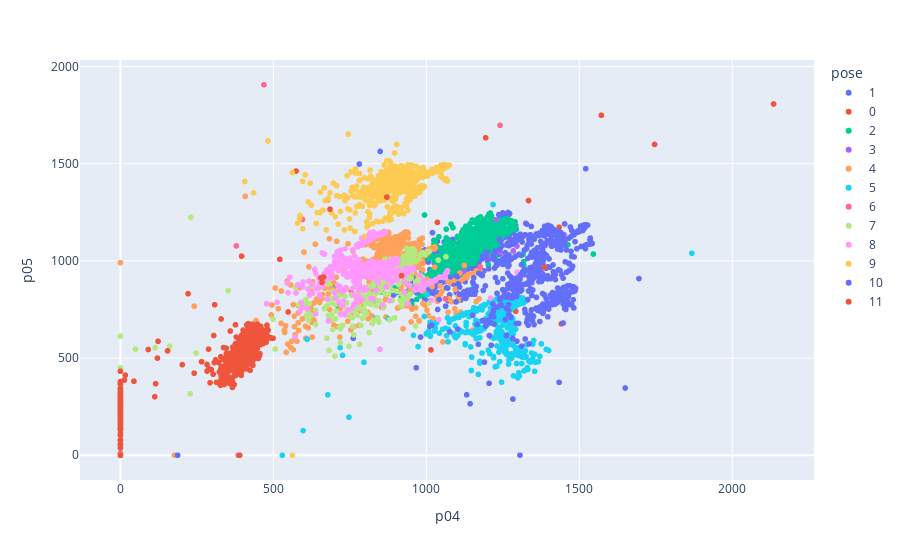

Notebook code for this chart:
### Code cell
df_poses_cat_vanessa['pose'] = df_poses_cat_vanessa['pose'].astype('category')
px.scatter(df_poses_cat_vanessa, x='p04', y='p05', color='pose')

### Figure 1 — Plotly figure (JSON) as saved in the notebook; plotly's stock layout.template omitted (floating-point values rounded to 4 significant figures; data arrays with more than 128 entries replaced by an {"elided": "..."} marker saying what was removed)
{"data": [{"hovertemplate": "pose=1<br>p04=%{x}<br>p05=%{y}<extra></extra>", "legendgroup": "1", "marker": {"color": "#636efa", "symbol": "circle"}, "mode": "markers", "name": "1", "showlegend": true, "type": "scattergl", "x": {"elided": "630 int values"}, "xaxis": "x", "y": {"elided": "630 int values"}, "yaxis": "y"}, {"hovertemplate": "pose=0<br>p04=%{x}<br>p05=%{y}<extra></extra>", "legendgroup": "0", "marker": {"color": "#EF553B", "symbol": "circle"}, "mode": "markers", "name": "0", "showlegend": true, "type": "scattergl", "x": {"elided": "814 int values"}, "xaxis": "x", "y": {"elided": "814 int values"}, "yaxis": "y"}, {"hovertemplate": "pose=2<br>p04=%{x}<br>p05=%{y}<extra></extra>", "legendgroup": "2", "marker": {"color": "#00cc96", "symbol": "circle"}, "mode": "markers", "name": "2", "showlegend": true, "type": "scattergl", "x": {"elided": "999 int values"}, "xaxis": "x", "y": {"elided": "999 int values"}, "yaxis": "y"}, {"hovertemplate": "pose=3<br>p04=%{x}<br>p05=%{y}<extra></extra>", "legendgroup": "3", "marker": {"color": "#ab63fa", "symbol": "circle"}, "mode": "markers", "name": "3", "showlegend": true, "type": "scattergl", "x": [1394, 1228, 1121, 1109, 1241, 1200, 1296, 1284, 1307, 1353, 1345, 1337, 1450, 1350, 0], "xaxis": "x", "y": [784, 1212, 946, 821, 1044, 1022, 1076, 1051, 906, 933, 887, 905, 1135, 969, 0], "yaxis": "y"}, {"hovertemplate": "pose=4<br>p04=%{x}<br>p05=%{y}<extra></extra>", "legendgroup": "4", "marker": {"color": "#FFA15A", "symbol": "circle"}, "mode": "markers", "name": "4", "showlegend": true, "type": "scattergl", "x": {"elided": "615 int values"}, "xaxis": "x", "y": {"elided": "615 int values"}, "yaxis": "y"}, {"hovertemplate": "pose=5<br>p04=%{x}<br>p05=%{y}<extra></extra>", "legendgroup": "5", "marker": {"color": "#19d3f3", "symbol": "circle"}, "mode": "markers", "name": "5", "showlegend": true, "type": "scattergl", "x": {"elided": "724 int values"}, "xaxis": "x", "y": {"elided": "724 int values"}, "yaxis": "y"}, {"hovertemplate": "pose=6<br>p04=%{x}<br>p05=%{y}<extra></extra>", "legendgroup": "6", "marker": {"color": "#FF6692", "symbol": "circle"}, "mode": "markers", "name": "6", "showlegend": true, "type": "scattergl", "x": {"elided": "629 int values"}, "xaxis": "x", "y": {"elided": "629 int values"}, "yaxis": "y"}, {"hovertemplate": "pose=7<br>p04=%{x}<br>p05=%{y}<extra></extra>", "legendgroup": "7", "marker": {"color": "#B6E880", "symbol": "circle"}, "mode": "markers", "name": "7", "showlegend": true, "type": "scattergl", "x": {"elided": "605 int values"}, "xaxis": "x", "y": {"elided": "605 int values"}, "yaxis": "y"}, {"hovertemplate": "pose=8<br>p04=%{x}<br>p05=%{y}<extra></extra>", "legendgroup": "8", "marker": {"color": "#FF97FF", "symbol": "circle"}, "mode": "markers", "name": "8", "showlegend": true, "type": "scattergl", "x": {"elided": "539 int values"}, "xaxis": "x", "y": {"elided": "539 int values"}, "yaxis": "y"}, {"hovertemplate": "pose=9<br>p04=%{x}<br>p05=%{y}<extra></extra>", "legendgroup": "9", "marker": {"color": "#FECB52", "symbol": "circle"}, "mode": "markers", "name": "9", "showlegend": true, "type": "scattergl", "x": {"elided": "623 int values"}, "xaxis": "x", "y": {"elided": "623 int values"}, "yaxis": "y"}, {"hovertemplate": "pose=10<br>p04=%{x}<br>p05=%{y}<extra></extra>", "legendgroup": "10", "marker": {"color": "#636efa", "symbol": "circle"}, "mode": "markers", "name": "10", "showlegend": true, "type": "scattergl", "x": {"elided": "624 int values"}, "xaxis": "x", "y": {"elided": "624 int values"}, "yaxis": "y"}, {"hovertemplate": "pose=11<br>p04=%{x}<br>p05=%{y}<extra></extra>", "legendgroup": "11", "marker": {"color": "#EF553B", "symbol": "circle"}, "mode": "markers", "name": "11", "showlegend": true, "type": "scattergl", "x": {"elided": "617 int values"}, "xaxis": "x", "y": {"elided": "617 int values"}, "yaxis": "y"}], "layout": {"legend": {"title": {"text": "pose"}, "tracegroupgap": 0}, "margin": {"t": 60}, "xaxis": {"anchor": "y", "domain": [0, 1], "title": {"text": "p04"}}, "yaxis": {"anchor": "x", "domain": [0, 1], "title": {"text": "p05"}}}}
